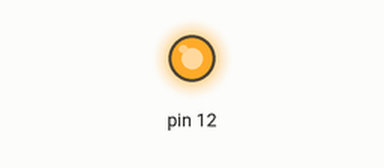
Recording of a sketch running on a simulated Arduino Uno, built with avr-gcc and run on an emulated ATmega328P. On the bench: output pins drawn as LEDs (lit = HIGH).

Above: at 1.0 s.
At 3.0 s:
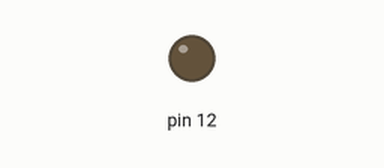
Timing chart, 0 to 5.2 s (numbered marks = the images above):
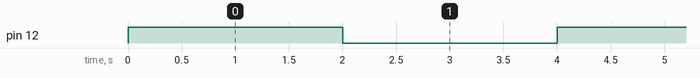

Measured:
- by itself, pin 12: alternates HIGH for 2.0 s and LOW for 2.0 s

The sketch:

step3.ino
```cpp
void setup() {
  // put your setup code here, to run once:
  pinMode(12, OUTPUT);
}

void loop() {
  // put your main code here, to run repeatedly:
  //Switch in the light
  digitalWrite(12, HIGH);
  //We wait 2 seconds
  delay(2001);
  //Switch off the light
  digitalWrite(12, LOW);
  //We wait 2 seconds
  delay(2002);
}
```
